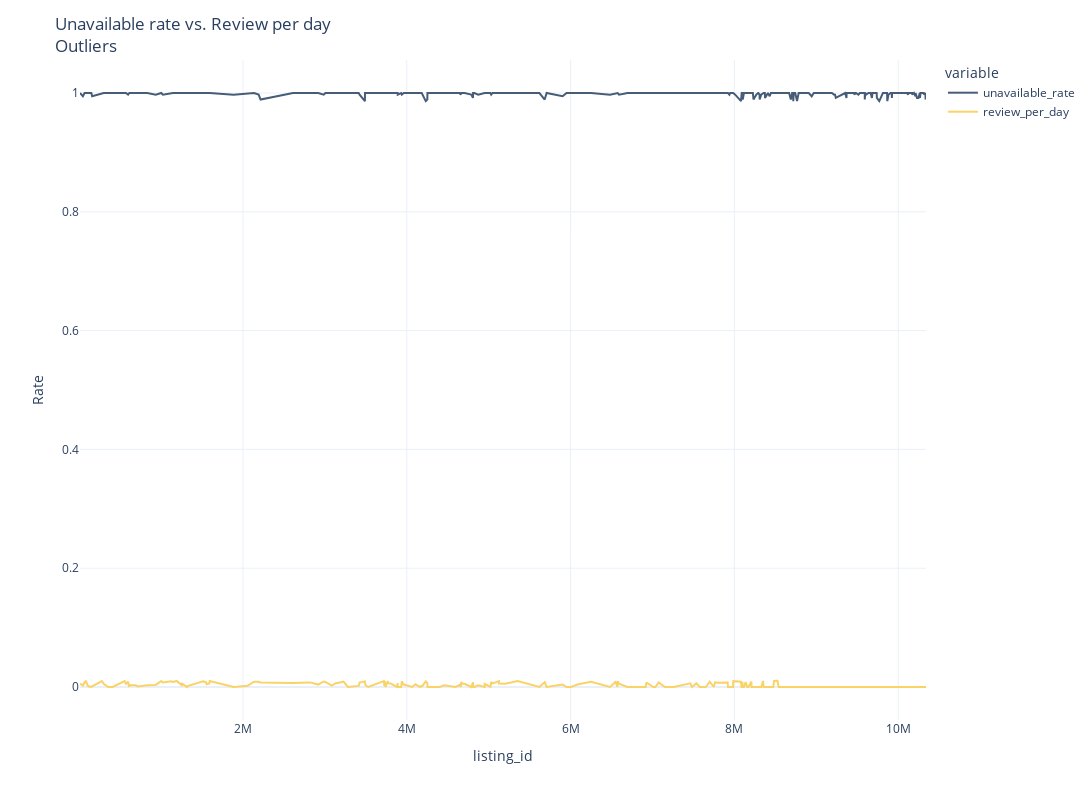

Source (notebook cell):
### Code cell
df = df_unavilable_review[(df_unavilable_review.review_per_day < 0.010430) & (df_unavilable_review.unavailable_rate > 0.986301)]
fig = px.line(df, 
              x=df.index, 
              y=['unavailable_rate', 'review_per_day'],
              color_discrete_sequence=['rgb(71, 92, 118, 0.9)', 'rgb(250, 211, 102, 0.9)'])
fig.update_layout(title='Unavailable rate vs. Review per day<br>Outliers', xaxis_title='listing_id', yaxis_title='Rate')
fig.write_image('fig.svg')
fig.show()

### Figure 1 — Plotly figure (JSON) as saved in the notebook; plotly's stock layout.template omitted (floating-point values rounded to 4 significant figures; data arrays with more than 128 entries replaced by an {"elided": "..."} marker saying what was removed)
{"data": [{"hovertemplate": "variable=unavailable_rate<br>listing_id=%{x}<br>value=%{y}<extra></extra>", "legendgroup": "unavailable_rate", "line": {"color": "rgb(71, 92, 118, 0.9)", "dash": "solid"}, "mode": "lines", "name": "unavailable_rate", "orientation": "v", "showlegend": true, "type": "scatter", "x": {"elided": "318 int values"}, "xaxis": "x", "y": {"elided": "318 float values"}, "yaxis": "y"}, {"hovertemplate": "variable=review_per_day<br>listing_id=%{x}<br>value=%{y}<extra></extra>", "legendgroup": "review_per_day", "line": {"color": "rgb(250, 211, 102, 0.9)", "dash": "solid"}, "mode": "lines", "name": "review_per_day", "orientation": "v", "showlegend": true, "type": "scatter", "x": {"elided": "318 int values"}, "xaxis": "x", "y": {"elided": "318 float values"}, "yaxis": "y"}], "layout": {"height": 800, "legend": {"title": {"text": "variable"}, "tracegroupgap": 0}, "margin": {"t": 60}, "title": {"text": "Unavailable rate vs. Review per day<br>Outliers"}, "width": 1200, "xaxis": {"anchor": "y", "autorange": true, "domain": [0, 1], "range": [10695, 10339145], "title": {"text": "listing_id"}, "type": "linear"}, "yaxis": {"anchor": "x", "autorange": true, "domain": [0, 1], "range": [-0.05556, 1.056], "title": {"text": "Rate"}, "type": "linear"}}}
